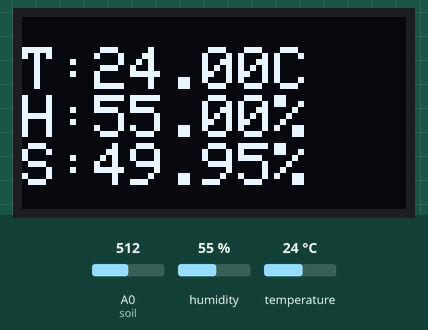
Simulated run of this sketch. Board: Arduino Uno, built with avr-gcc and run on an emulated ATmega328P. Shown: 128×64 one-colour display. The inputs (shaded band) are chosen by the test bench; at power-on: humidity 55 %, A0 (soil) = 512, temperature 24 °C.

Above: at 4.7 s.
4.8 s: humidity set to 22 %
At 7.1 s:
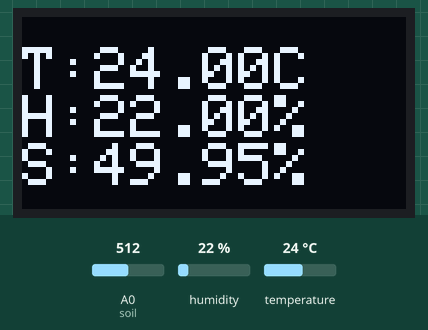
8.2 s: A0 (soil) set to 716
At 11.4 s:
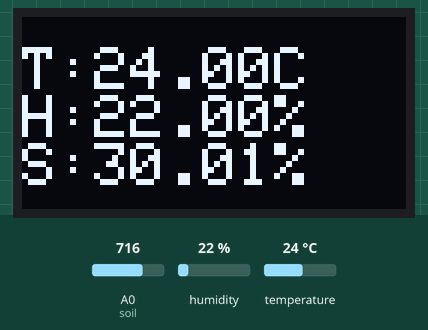
11.7 s: temperature set to 12 °C
At 12.8 s:
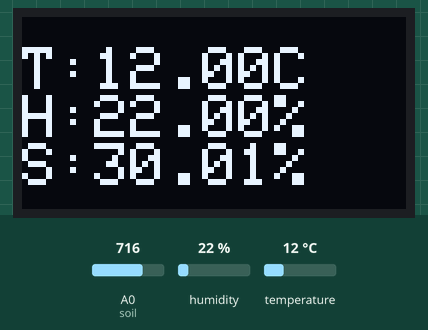
15.1 s: A0 (soil) set to 900
At 17.3 s:
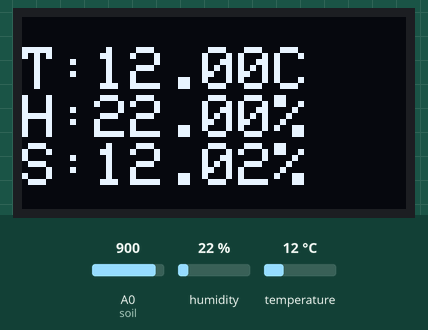
18.5 s: humidity set to 40 %
At 21.7 s:
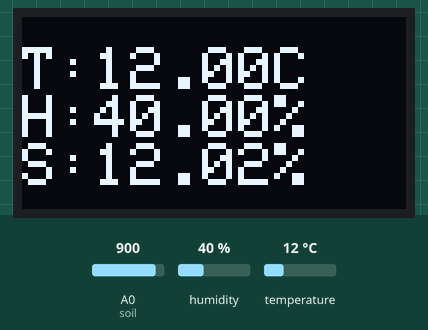
22.0 s: A0 (soil) set to 1023
At 23.0 s:
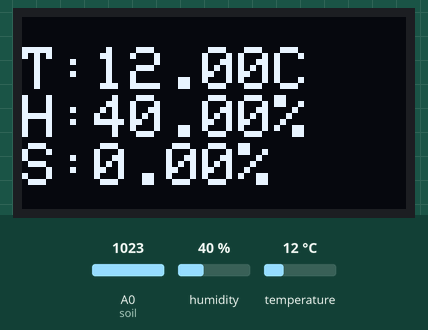
Timing chart, 0 to 25.0 s (numbered marks = the images above; inputs shaded):
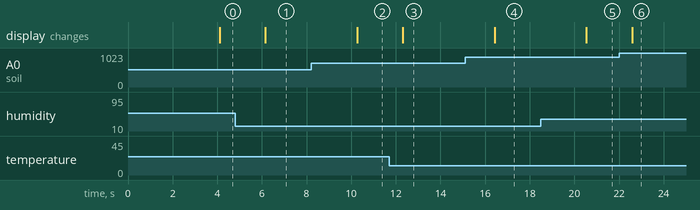

Measured:
- after the input at 4.8 s, the display: changes after 1.4 s (image 1)
- after the input at 8.2 s, the display: changes after 2.1 s (image 2)
- after the input at 11.7 s, the display: changes after 0.62 s (image 3)
- after the input at 15.1 s, the display: changes after 1.3 s (image 4)
- after the input at 18.5 s, the display: changes after 2.0 s (image 5)
- after the input at 22.0 s, the display: changes after 0.58 s (image 6)

The sketch:

oledWithSensorValue.ino
```cpp
#include <Wire.h>
#include <Adafruit_GFX.h>
#include <Adafruit_SSD1306.h>
#include <DHT11.h>
#include "Timer.h"
//pin setting
int soil = A0;
DHT11 dht11(A2);
Timer t;

//value initialize
float humi=0, temp=0,soilmoisture=0;
#define SCREEN_WIDTH 128 // OLED display width, in pixels
#define SCREEN_HEIGHT 64 // OLED display height, in pixels
Adafruit_SSD1306 display(SCREEN_WIDTH, SCREEN_HEIGHT, &Wire, -1);

void setup() {
  Serial.begin(9600);
  if(!display.begin(SSD1306_SWITCHCAPVCC, 0x3C)) { // Address 0x3D for 128x64
    Serial.println(F("SSD1306 allocation failed"));
    for(;;);
  }
  t.every(2000,getValue);

  display.clearDisplay();
  display.setTextSize(2);
  display.setTextColor(WHITE);
  display.setCursor(0, 10);
  display.println("T:"+(String)temp+"C ");
  display.println("H:"+(String)humi+"% ");
  display.println("S:"+(String)soilmoisture+"% ");
  display.display();
}

void loop() {
  t.update();
  drawDisplay();
}

void getValue(){
  delay(2000);
  soilmoisture = analogRead(soil);
  soilmoisture = ((1023-soilmoisture)/1023)*100;
  dht11.read(humi, temp);
}

void drawDisplay(){
  display.clearDisplay();
  display.setTextSize(2);
  display.setTextColor(WHITE);
  display.setCursor(0, 10);
//  Serial.print("temperature: ");
//  Serial.println(temp);
//  Serial.print("humidity: ");
//  Serial.println(humi);
//  Serial.print("read sensor value: ");
//  Serial.println(soilmoisture);
  display.println("T:"+(String)temp+"C ");
  display.println("H:"+(String)humi+"% ");
  display.println("S:"+(String)soilmoisture+"% ");
  display.display();

}
```
